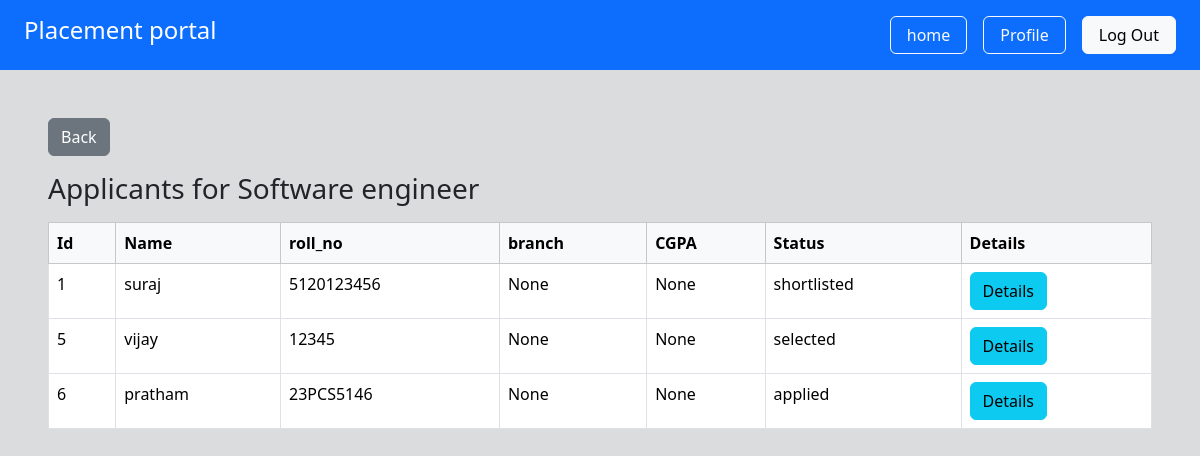
Page /company/view/1 (signed in) on the earlier database version.
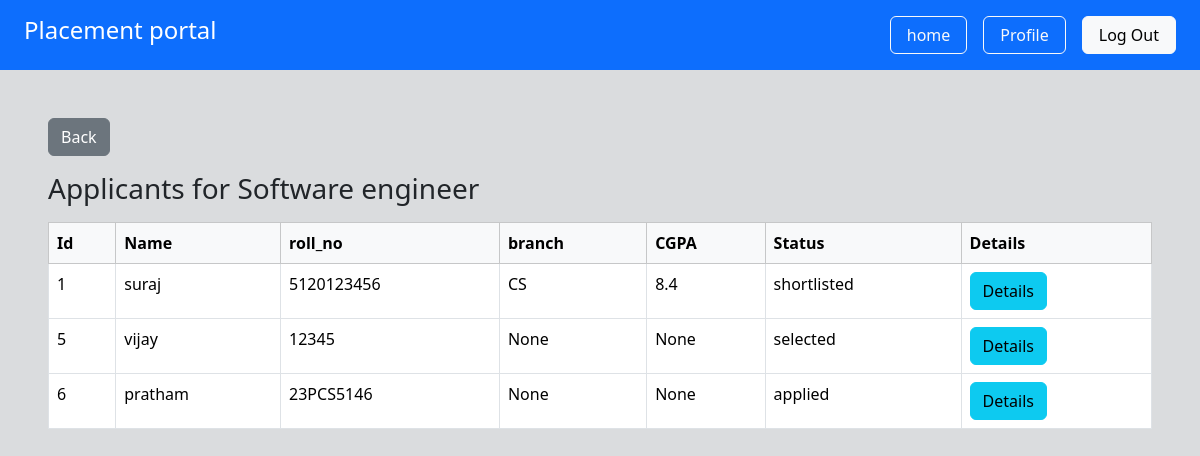
Same page on the later database version.
### app/models.py (models this page shows, shortened)
class Application(db.Model):
     __tablename__ = "applications"
     id = db.Column(db.Integer, primary_key=True)
     student_id = db.Column(db.Integer, db.ForeignKey("students.id"), nullable=False)
     drive_id =db.Column(db.Integer, db.ForeignKey("placement_drives.id"), nullable=False)
     applied_on =db.Column(db.DateTime, default=datetime.utcnow)
     status = db.Column(db.String(20), default="applied")
     student = db.relationship("Student", backref="applications")
     drive= db.relationship("PlacementDrive", backref="applications")
     __table_args__ = (
          db.UniqueConstraint("student_id","drive_id", name="unique_application"),
     )

class Student(db.Model):
     __tablename__ = "students"
     id = db.Column(db.Integer, primary_key=True )
     user_id = db.Column(db.Integer, db.ForeignKey("users.id"), nullable=False)
     name = db.Column(db.String(100), nullable=False)
     roll_no = db.Column(db.String(50), unique=True, nullable=False)
     branch= db.Column(db.String(50))
     cgpa=db.Column(db.Float)
     phone = db.Column(db.String(15))
     resume = db.Column(db.String(200))
     is_blacklisted = db.Column(db.Boolean, default=False)
     user = db.relationship("User", backref=db.backref("student", uselist=False), uselist=False )

### app/company/routes.py (the view)
@company.route('/company/view/<int:id>')
@login_required
def view_application(id):
    drive = PlacementDrive.query.get_or_404(id)
    return render_template("company/view.html", drive=drive)

### app/__init__.py (called while the page is built)
@login_manager.user_loader
def load_user(user_id):
    from app.models import User
    return User.query.get(int(user_id))

### app/templates/company/view.html
{% extends 'base.html' %}
{% block content %}
<div class="p-5 bg-secondary bg-opacity-25 vh-100" >
      <a href="{{ url_for('company.c_company') }}"
               class="btn btn-secondary mb-3">
               Back
            </a>
      <h3>Applicants for {{ drive.job_title }}</h3>
     {% if drive.applications %}
     <table class="table table-bordered table-hover mt-3 ">
            <thead class="table-light">
                <tr>
                    <th>Id</th>
                    <th>Name</th>
                    <th>roll_no</th>
                    <th>branch</th>
                    <th>CGPA</th>
                    <th>Status</th>
                    <th>Details</th>
               </tr>
            </thead>
            <tbody>
               {% for stu in drive.applications %}
               <tr>
                    <td>{{stu.student.id}}</td>
                    <td>{{stu.student.name}}</td>
                    <td>{{stu.student.roll_no}}</td>
                    <td>{{stu.student.branch}}</td>
                    <td>{{stu.student.cgpa}}</td>
                    <td>{{stu.status}}</td>
                    <td><a href="{{ url_for('company.application_detail', app_id=stu.id) }}"
                       class="btn btn-info">
                        Details
                    </a></td>
               </tr>
               {% endfor %}
            </tbody>
     </table>
     {% endif %}
</div>
{% endblock %}

Differences in the rows shown:
changed through a linked row, Application "shortlisted": student.branch "None" → "CS"; student.cgpa "None" → "8.4"
